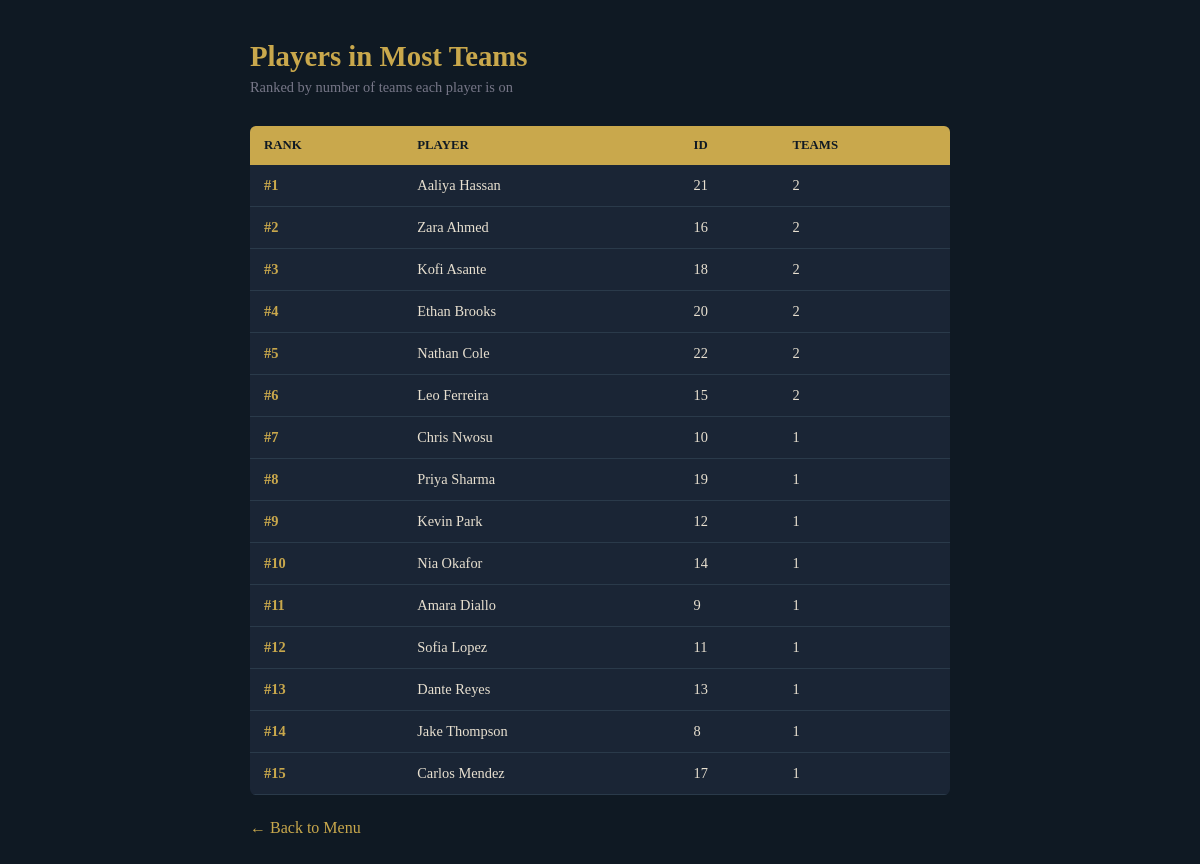
Page /playersInMostTeams.php (signed in) on the committed database.
### tables this page shows
CREATE TABLE Users (
    USERID INT NOT NULL AUTO_INCREMENT,
    DOB DATE,
    Sex CHAR(1),
    Fname VARCHAR(15) NOT NULL,
    Lname VARCHAR(15) NOT NULL,
    Password VARCHAR(50) NOT NULL,
    CONSTRAINT UserPK PRIMARY KEY (USERID)
);

### playersInMostTeams.php (the view, shortened to what this page needs)
<?php
$conn = new mysqli("localhost", "root", "", "sportlfc");
$result = $conn->query(
    "SELECT u.Fname, u.Lname, u.USERID, COUNT(pi.TeamID) AS TeamCount
     FROM Plays_In pi
     JOIN Users u ON pi.PlayerID = u.USERID
     GROUP BY pi.PlayerID
     ORDER BY TeamCount DESC"
);
?>
<!DOCTYPE html>
<html lang="en">
<head>
</head>
<body>
<div class="container">
    <h1>Players in Most Teams</h1>
    <p class="sub">Ranked by number of teams each player is on</p>
    <table>
        <tr><th>Rank</th><th>Player</th><th>ID</th><th>Teams</th></tr>
        <?php $rank = 1; while ($row = $result->fetch_assoc()): ?>
        <tr>
            <td class="rank">#<?php echo $rank++; ?></td>
            <td><?php echo htmlspecialchars($row["Fname"] . " " . $row["Lname"]); ?></td>
            <td><?php echo $row["USERID"]; ?></td>
            <td><?php echo $row["TeamCount"]; ?></td>
        </tr>
        <?php endwhile; ?>
    </table>
    <a class="back" href="adminMenu.php">&larr; Back to Menu</a>
</div>
</body>
</html>

### playersInMostTeams.php (style rules this page uses)
* { box-sizing: border-box; margin: 0; padding: 0; }
body { font-family: 'Georgia', serif; background: #0f1923; color: #e8e0d0; min-height: 100vh; padding: 40px 20px; }
.container { max-width: 700px; margin: 0 auto; }
h1 { font-size: 1.8rem; color: #c9a84c; margin-bottom: 6px; }
.sub { color: #778; font-size: 0.9rem; margin-bottom: 30px; }
table { width: 100%; border-collapse: collapse; background: #1a2535; border-radius: 6px; overflow: hidden; }
th { background: #c9a84c; color: #0f1923; padding: 12px 14px; text-align: left; font-size: 0.8rem; text-transform: uppercase; }
td { padding: 12px 14px; border-bottom: 1px solid #2a3a4a; font-size: 0.9rem; }
.rank { color: #c9a84c; font-weight: bold; }
.back { display: inline-block; margin-top: 24px; color: #c9a84c; text-decoration: none; }

### rows in the picture
users: Fname+Lname "Aaliya Hassan", USERID "21", TeamCount "2"
users: Fname+Lname "Zara Ahmed", USERID "16", TeamCount "2"
users: Fname+Lname "Kofi Asante", USERID "18", TeamCount "2"
users: Fname+Lname "Ethan Brooks", USERID "20", TeamCount "2"
users: Fname+Lname "Nathan Cole", USERID "22", TeamCount "2"
users: Fname+Lname "Leo Ferreira", USERID "15", TeamCount "2"
users: Fname+Lname "Chris Nwosu", USERID "10", TeamCount "1"
users: Fname+Lname "Priya Sharma", USERID "19", TeamCount "1"
users: Fname+Lname "Kevin Park", USERID "12", TeamCount "1"
users: Fname+Lname "Nia Okafor", USERID "14", TeamCount "1"
users: Fname+Lname "Amara Diallo", USERID "9", TeamCount "1"
users: Fname+Lname "Sofia Lopez", USERID "11", TeamCount "1"
users: Fname+Lname "Dante Reyes", USERID "13", TeamCount "1"
users: Fname+Lname "Jake Thompson", USERID "8", TeamCount "1"
users: Fname+Lname "Carlos Mendez", USERID "17", TeamCount "1"
